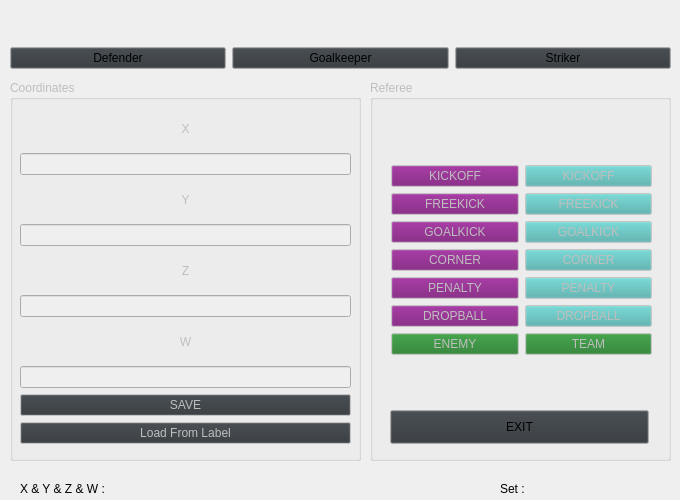
<?xml version="1.0" encoding="UTF-8"?>
<ui version="4.0">
 <class>Form</class>
 <widget class="QWidget" name="Form">
  <property name="enabled">
   <bool>true</bool>
  </property>
  <property name="geometry">
   <rect>
    <x>0</x>
    <y>0</y>
    <width>680</width>
    <height>500</height>
   </rect>
  </property>
  <property name="windowTitle">
   <string>Form</string>
  </property>
  <widget class="QGroupBox" name="referee">
   <property name="enabled">
    <bool>false</bool>
   </property>
   <property name="geometry">
    <rect>
     <x>370</x>
     <y>80</y>
     <width>301</width>
     <height>381</height>
    </rect>
   </property>
   <property name="title">
    <string>Referee</string>
   </property>
   <widget class="QWidget" name="layoutWidget">
    <property name="geometry">
     <rect>
      <x>21</x>
      <y>41</y>
      <width>261</width>
      <height>278</height>
     </rect>
    </property>
    <layout class="QVBoxLayout" name="verticalLayout">
     <item>
      <layout class="QGridLayout" name="gridLayout">
       <item row="3" column="0">
        <widget class="QPushButton" name="cornerBtnM">
         <property name="palette">
          <palette>
           <active>
            <colorrole role="Button">
             <brush brushstyle="SolidPattern">
              <color alpha="255">
               <red>120</red>
               <green>18</green>
               <blue>118</blue>
              </color>
             </brush>
            </colorrole>
           </active>
           <inactive>
            <colorrole role="Button">
             <brush brushstyle="SolidPattern">
              <color alpha="255">
               <red>120</red>
               <green>18</green>
               <blue>118</blue>
              </color>
             </brush>
            </colorrole>
           </inactive>
           <disabled>
            <colorrole role="Button">
             <brush brushstyle="SolidPattern">
              <color alpha="255">
               <red>120</red>
               <green>18</green>
               <blue>118</blue>
              </color>
             </brush>
            </colorrole>
           </disabled>
          </palette>
         </property>
         <property name="text">
          <string>CORNER</string>
         </property>
        </widget>
       </item>
       <item row="3" column="1">
        <widget class="QPushButton" name="cornerBtnC">
         <property name="palette">
          <palette>
           <active>
            <colorrole role="Button">
             <brush brushstyle="SolidPattern">
              <color alpha="255">
               <red>72</red>
               <green>175</green>
               <blue>172</blue>
              </color>
             </brush>
            </colorrole>
           </active>
           <inactive>
            <colorrole role="Button">
             <brush brushstyle="SolidPattern">
              <color alpha="255">
               <red>72</red>
               <green>175</green>
               <blue>172</blue>
              </color>
             </brush>
            </colorrole>
           </inactive>
           <disabled>
            <colorrole role="Button">
             <brush brushstyle="SolidPattern">
              <color alpha="255">
               <red>72</red>
               <green>175</green>
               <blue>172</blue>
              </color>
             </brush>
            </colorrole>
           </disabled>
          </palette>
         </property>
         <property name="text">
          <string>CORNER</string>
         </property>
        </widget>
       </item>
       <item row="1" column="1">
        <widget class="QPushButton" name="freekickBtnC">
         <property name="palette">
          <palette>
           <active>
            <colorrole role="Button">
             <brush brushstyle="SolidPattern">
              <color alpha="255">
               <red>72</red>
               <green>175</green>
               <blue>172</blue>
              </color>
             </brush>
            </colorrole>
           </active>
           <inactive>
            <colorrole role="Button">
             <brush brushstyle="SolidPattern">
              <color alpha="255">
               <red>72</red>
               <green>175</green>
               <blue>172</blue>
              </color>
             </brush>
            </colorrole>
           </inactive>
           <disabled>
            <colorrole role="Button">
             <brush brushstyle="SolidPattern">
              <color alpha="255">
               <red>72</red>
               <green>175</green>
               <blue>172</blue>
              </color>
             </brush>
            </colorrole>
           </disabled>
          </palette>
         </property>
         <property name="text">
          <string>FREEKICK</string>
         </property>
        </widget>
       </item>
       <item row="2" column="0">
        <widget class="QPushButton" name="goalkickBtnM">
         <property name="palette">
          <palette>
           <active>
            <colorrole role="Button">
             <brush brushstyle="SolidPattern">
              <color alpha="255">
               <red>120</red>
               <green>18</green>
               <blue>118</blue>
              </color>
             </brush>
            </colorrole>
           </active>
           <inactive>
            <colorrole role="Button">
             <brush brushstyle="SolidPattern">
              <color alpha="255">
               <red>120</red>
               <green>18</green>
               <blue>118</blue>
              </color>
             </brush>
            </colorrole>
           </inactive>
           <disabled>
            <colorrole role="Button">
             <brush brushstyle="SolidPattern">
              <color alpha="255">
               <red>120</red>
               <green>18</green>
               <blue>118</blue>
              </color>
             </brush>
            </colorrole>
           </disabled>
          </palette>
         </property>
         <property name="text">
          <string>GOALKICK</string>
         </property>
        </widget>
       </item>
       <item row="5" column="0">
        <widget class="QPushButton" name="dropballBtnM">
         <property name="palette">
          <palette>
           <active>
            <colorrole role="Button">
             <brush brushstyle="SolidPattern">
              <color alpha="255">
               <red>120</red>
               <green>18</green>
               <blue>118</blue>
              </color>
             </brush>
            </colorrole>
           </active>
           <inactive>
            <colorrole role="Button">
             <brush brushstyle="SolidPattern">
              <color alpha="255">
               <red>120</red>
               <green>18</green>
               <blue>118</blue>
              </color>
             </brush>
            </colorrole>
           </inactive>
           <disabled>
            <colorrole role="Button">
             <brush brushstyle="SolidPattern">
              <color alpha="255">
               <red>120</red>
               <green>18</green>
               <blue>118</blue>
              </color>
             </brush>
            </colorrole>
           </disabled>
          </palette>
         </property>
         <property name="text">
          <string>DROPBALL</string>
         </property>
        </widget>
       </item>
       <item row="4" column="0">
        <widget class="QPushButton" name="penaltyBtnM">
         <property name="palette">
          <palette>
           <active>
            <colorrole role="Button">
             <brush brushstyle="SolidPattern">
              <color alpha="255">
               <red>120</red>
               <green>18</green>
               <blue>118</blue>
              </color>
             </brush>
            </colorrole>
           </active>
           <inactive>
            <colorrole role="Button">
             <brush brushstyle="SolidPattern">
              <color alpha="255">
               <red>120</red>
               <green>18</green>
               <blue>118</blue>
              </color>
             </brush>
            </colorrole>
           </inactive>
           <disabled>
            <colorrole role="Button">
             <brush brushstyle="SolidPattern">
              <color alpha="255">
               <red>120</red>
               <green>18</green>
               <blue>118</blue>
              </color>
             </brush>
            </colorrole>
           </disabled>
          </palette>
         </property>
         <property name="text">
          <string>PENALTY</string>
         </property>
        </widget>
       </item>
       <item row="2" column="1">
        <widget class="QPushButton" name="goalkickBtnC">
         <property name="palette">
          <palette>
           <active>
            <colorrole role="Button">
             <brush brushstyle="SolidPattern">
              <color alpha="255">
               <red>72</red>
               <green>175</green>
               <blue>172</blue>
              </color>
             </brush>
            </colorrole>
           </active>
           <inactive>
            <colorrole role="Button">
             <brush brushstyle="SolidPattern">
              <color alpha="255">
               <red>72</red>
               <green>175</green>
               <blue>172</blue>
              </color>
             </brush>
            </colorrole>
           </inactive>
           <disabled>
            <colorrole role="Button">
             <brush brushstyle="SolidPattern">
              <color alpha="255">
               <red>72</red>
               <green>175</green>
               <blue>172</blue>
              </color>
             </brush>
            </colorrole>
           </disabled>
          </palette>
         </property>
         <property name="text">
          <string>GOALKICK</string>
         </property>
        </widget>
       </item>
       <item row="4" column="1">
        <widget class="QPushButton" name="penaltyBtnC">
         <property name="palette">
          <palette>
           <active>
            <colorrole role="Button">
             <brush brushstyle="SolidPattern">
              <color alpha="255">
               <red>72</red>
               <green>175</green>
               <blue>172</blue>
              </color>
             </brush>
            </colorrole>
           </active>
           <inactive>
            <colorrole role="Button">
             <brush brushstyle="SolidPattern">
              <color alpha="255">
               <red>72</red>
               <green>175</green>
               <blue>172</blue>
              </color>
             </brush>
            </colorrole>
           </inactive>
           <disabled>
            <colorrole role="Button">
             <brush brushstyle="SolidPattern">
              <color alpha="255">
               <red>72</red>
               <green>175</green>
               <blue>172</blue>
              </color>
             </brush>
            </colorrole>
           </disabled>
          </palette>
         </property>
         <property name="text">
          <string>PENALTY</string>
         </property>
        </widget>
       </item>
       <item row="0" column="1">
        <widget class="QPushButton" name="kickoffBtnC">
         <property name="palette">
          <palette>
           <active>
            <colorrole role="Button">
             <brush brushstyle="SolidPattern">
              <color alpha="255">
               <red>72</red>
               <green>175</green>
               <blue>172</blue>
              </color>
             </brush>
            </colorrole>
           </active>
           <inactive>
            <colorrole role="Button">
             <brush brushstyle="SolidPattern">
              <color alpha="255">
               <red>72</red>
               <green>175</green>
               <blue>172</blue>
              </color>
             </brush>
            </colorrole>
           </inactive>
           <disabled>
            <colorrole role="Button">
             <brush brushstyle="SolidPattern">
              <color alpha="255">
               <red>72</red>
               <green>175</green>
               <blue>172</blue>
              </color>
             </brush>
            </colorrole>
           </disabled>
          </palette>
         </property>
         <property name="text">
          <string>KICKOFF</string>
         </property>
        </widget>
       </item>
       <item row="5" column="1">
        <widget class="QPushButton" name="dropballBtnC">
         <property name="palette">
          <palette>
           <active>
            <colorrole role="Button">
             <brush brushstyle="SolidPattern">
              <color alpha="255">
               <red>72</red>
               <green>175</green>
               <blue>172</blue>
              </color>
             </brush>
            </colorrole>
           </active>
           <inactive>
            <colorrole role="Button">
             <brush brushstyle="SolidPattern">
              <color alpha="255">
               <red>72</red>
               <green>175</green>
               <blue>172</blue>
              </color>
             </brush>
            </colorrole>
           </inactive>
           <disabled>
            <colorrole role="Button">
             <brush brushstyle="SolidPattern">
              <color alpha="255">
               <red>72</red>
               <green>175</green>
               <blue>172</blue>
              </color>
             </brush>
            </colorrole>
           </disabled>
          </palette>
         </property>
         <property name="text">
          <string>DROPBALL</string>
         </property>
        </widget>
       </item>
       <item row="0" column="0">
        <widget class="QPushButton" name="kickoffBtnM">
         <property name="palette">
          <palette>
           <active>
            <colorrole role="Button">
             <brush brushstyle="SolidPattern">
              <color alpha="255">
               <red>120</red>
               <green>18</green>
               <blue>118</blue>
              </color>
             </brush>
            </colorrole>
           </active>
           <inactive>
            <colorrole role="Button">
             <brush brushstyle="SolidPattern">
              <color alpha="255">
               <red>120</red>
               <green>18</green>
               <blue>118</blue>
              </color>
             </brush>
            </colorrole>
           </inactive>
           <disabled>
            <colorrole role="Button">
             <brush brushstyle="SolidPattern">
              <color alpha="255">
               <red>120</red>
               <green>18</green>
               <blue>118</blue>
              </color>
             </brush>
            </colorrole>
           </disabled>
          </palette>
         </property>
         <property name="autoFillBackground">
          <bool>false</bool>
         </property>
         <property name="styleSheet">
          <string notr="true"/>
         </property>
         <property name="text">
          <string>KICKOFF</string>
         </property>
        </widget>
       </item>
       <item row="1" column="0">
        <widget class="QPushButton" name="freekickBtnM">
         <property name="palette">
          <palette>
           <active>
            <colorrole role="Button">
             <brush brushstyle="SolidPattern">
              <color alpha="255">
               <red>120</red>
               <green>18</green>
               <blue>118</blue>
              </color>
             </brush>
            </colorrole>
           </active>
           <inactive>
            <colorrole role="Button">
             <brush brushstyle="SolidPattern">
              <color alpha="255">
               <red>120</red>
               <green>18</green>
               <blue>118</blue>
              </color>
             </brush>
            </colorrole>
           </inactive>
           <disabled>
            <colorrole role="Button">
             <brush brushstyle="SolidPattern">
              <color alpha="255">
               <red>120</red>
               <green>18</green>
               <blue>118</blue>
              </color>
             </brush>
            </colorrole>
           </disabled>
          </palette>
         </property>
         <property name="text">
          <string>FREEKICK</string>
         </property>
        </widget>
       </item>
       <item row="6" column="0">
        <widget class="QPushButton" name="enemy">
         <property name="enabled">
          <bool>false</bool>
         </property>
         <property name="palette">
          <palette>
           <active>
            <colorrole role="Button">
             <brush brushstyle="SolidPattern">
              <color alpha="255">
               <red>28</red>
               <green>120</green>
               <blue>36</blue>
              </color>
             </brush>
            </colorrole>
           </active>
           <inactive>
            <colorrole role="Button">
             <brush brushstyle="SolidPattern">
              <color alpha="255">
               <red>28</red>
               <green>120</green>
               <blue>36</blue>
              </color>
             </brush>
            </colorrole>
           </inactive>
           <disabled>
            <colorrole role="Button">
             <brush brushstyle="SolidPattern">
              <color alpha="255">
               <red>28</red>
               <green>120</green>
               <blue>36</blue>
              </color>
             </brush>
            </colorrole>
           </disabled>
          </palette>
         </property>
         <property name="text">
          <string>ENEMY</string>
         </property>
        </widget>
       </item>
       <item row="6" column="1">
        <widget class="QPushButton" name="team">
         <property name="enabled">
          <bool>false</bool>
         </property>
         <property name="palette">
          <palette>
           <active>
            <colorrole role="Button">
             <brush brushstyle="SolidPattern">
              <color alpha="255">
               <red>28</red>
               <green>120</green>
               <blue>36</blue>
              </color>
             </brush>
            </colorrole>
           </active>
           <inactive>
            <colorrole role="Button">
             <brush brushstyle="SolidPattern">
              <color alpha="255">
               <red>28</red>
               <green>120</green>
               <blue>36</blue>
              </color>
             </brush>
            </colorrole>
           </inactive>
           <disabled>
            <colorrole role="Button">
             <brush brushstyle="SolidPattern">
              <color alpha="255">
               <red>28</red>
               <green>120</green>
               <blue>36</blue>
              </color>
             </brush>
            </colorrole>
           </disabled>
          </palette>
         </property>
         <property name="text">
          <string>TEAM</string>
         </property>
        </widget>
       </item>
      </layout>
     </item>
    </layout>
   </widget>
  </widget>
  <widget class="QLabel" name="xy_coor">
   <property name="geometry">
    <rect>
     <x>20</x>
     <y>480</y>
     <width>351</width>
     <height>18</height>
    </rect>
   </property>
   <property name="text">
    <string>X &amp; Y &amp; Z &amp; W : </string>
   </property>
  </widget>
  <widget class="QGroupBox" name="coordinates">
   <property name="enabled">
    <bool>false</bool>
   </property>
   <property name="geometry">
    <rect>
     <x>10</x>
     <y>80</y>
     <width>351</width>
     <height>381</height>
    </rect>
   </property>
   <property name="title">
    <string>Coordinates</string>
   </property>
   <widget class="QWidget" name="layoutWidget">
    <property name="geometry">
     <rect>
      <x>10</x>
      <y>30</y>
      <width>331</width>
      <height>334</height>
     </rect>
    </property>
    <layout class="QVBoxLayout" name="verticalLayout_19">
     <item>
      <layout class="QVBoxLayout" name="verticalLayout_13">
       <item>
        <layout class="QVBoxLayout" name="verticalLayout_2">
         <item>
          <widget class="QLabel" name="label">
           <property name="text">
            <string>X</string>
           </property>
           <property name="alignment">
            <set>Qt::AlignCenter</set>
           </property>
          </widget>
         </item>
         <item>
          <widget class="QLineEdit" name="x">
           <property name="alignment">
            <set>Qt::AlignCenter</set>
           </property>
          </widget>
         </item>
        </layout>
       </item>
       <item>
        <layout class="QVBoxLayout" name="verticalLayout_10">
         <item>
          <widget class="QLabel" name="label_9">
           <property name="text">
            <string>Y</string>
           </property>
           <property name="alignment">
            <set>Qt::AlignCenter</set>
           </property>
          </widget>
         </item>
         <item>
          <widget class="QLineEdit" name="y">
           <property name="alignment">
            <set>Qt::AlignCenter</set>
           </property>
          </widget>
         </item>
        </layout>
       </item>
       <item>
        <layout class="QVBoxLayout" name="verticalLayout_11">
         <item>
          <widget class="QLabel" name="label_10">
           <property name="text">
            <string>Z</string>
           </property>
           <property name="alignment">
            <set>Qt::AlignCenter</set>
           </property>
          </widget>
         </item>
         <item>
          <widget class="QLineEdit" name="z">
           <property name="alignment">
            <set>Qt::AlignCenter</set>
           </property>
          </widget>
         </item>
        </layout>
       </item>
       <item>
        <layout class="QVBoxLayout" name="verticalLayout_12">
         <item>
          <widget class="QLabel" name="label_11">
           <property name="text">
            <string>W</string>
           </property>
           <property name="alignment">
            <set>Qt::AlignCenter</set>
           </property>
          </widget>
         </item>
         <item>
          <widget class="QLineEdit" name="w">
           <property name="alignment">
            <set>Qt::AlignCenter</set>
           </property>
          </widget>
         </item>
        </layout>
       </item>
      </layout>
     </item>
     <item>
      <widget class="QPushButton" name="save">
       <property name="palette">
        <palette>
         <active>
          <colorrole role="Button">
           <brush brushstyle="SolidPattern">
            <color alpha="255">
             <red>49</red>
             <green>54</green>
             <blue>59</blue>
            </color>
           </brush>
          </colorrole>
         </active>
         <inactive>
          <colorrole role="Button">
           <brush brushstyle="SolidPattern">
            <color alpha="255">
             <red>49</red>
             <green>54</green>
             <blue>59</blue>
            </color>
           </brush>
          </colorrole>
         </inactive>
         <disabled>
          <colorrole role="Button">
           <brush brushstyle="SolidPattern">
            <color alpha="255">
             <red>49</red>
             <green>54</green>
             <blue>59</blue>
            </color>
           </brush>
          </colorrole>
         </disabled>
        </palette>
       </property>
       <property name="text">
        <string>SAVE</string>
       </property>
      </widget>
     </item>
     <item>
      <widget class="QPushButton" name="load">
       <property name="palette">
        <palette>
         <active>
          <colorrole role="Button">
           <brush brushstyle="SolidPattern">
            <color alpha="255">
             <red>49</red>
             <green>54</green>
             <blue>59</blue>
            </color>
           </brush>
          </colorrole>
         </active>
         <inactive>
          <colorrole role="Button">
           <brush brushstyle="SolidPattern">
            <color alpha="255">
             <red>49</red>
             <green>54</green>
             <blue>59</blue>
            </color>
           </brush>
          </colorrole>
         </inactive>
         <disabled>
          <colorrole role="Button">
           <brush brushstyle="SolidPattern">
            <color alpha="255">
             <red>49</red>
             <green>54</green>
             <blue>59</blue>
            </color>
           </brush>
          </colorrole>
         </disabled>
        </palette>
       </property>
       <property name="text">
        <string>Load From Label</string>
       </property>
      </widget>
     </item>
    </layout>
   </widget>
  </widget>
  <widget class="QPushButton" name="exit">
   <property name="geometry">
    <rect>
     <x>390</x>
     <y>410</y>
     <width>259</width>
     <height>34</height>
    </rect>
   </property>
   <property name="palette">
    <palette>
     <active>
      <colorrole role="Button">
       <brush brushstyle="SolidPattern">
        <color alpha="255">
         <red>49</red>
         <green>54</green>
         <blue>59</blue>
        </color>
       </brush>
      </colorrole>
     </active>
     <inactive>
      <colorrole role="Button">
       <brush brushstyle="SolidPattern">
        <color alpha="255">
         <red>49</red>
         <green>54</green>
         <blue>59</blue>
        </color>
       </brush>
      </colorrole>
     </inactive>
     <disabled>
      <colorrole role="Button">
       <brush brushstyle="SolidPattern">
        <color alpha="255">
         <red>49</red>
         <green>54</green>
         <blue>59</blue>
        </color>
       </brush>
      </colorrole>
     </disabled>
    </palette>
   </property>
   <property name="text">
    <string>EXIT</string>
   </property>
  </widget>
  <widget class="QLabel" name="set">
   <property name="geometry">
    <rect>
     <x>500</x>
     <y>480</y>
     <width>181</width>
     <height>18</height>
    </rect>
   </property>
   <property name="text">
    <string>Set : </string>
   </property>
  </widget>
  <widget class="QWidget" name="layoutWidget">
   <property name="geometry">
    <rect>
     <x>10</x>
     <y>40</y>
     <width>661</width>
     <height>36</height>
    </rect>
   </property>
   <layout class="QHBoxLayout" name="horizontalLayout">
    <item>
     <widget class="QPushButton" name="defender">
      <property name="palette">
       <palette>
        <active>
         <colorrole role="Button">
          <brush brushstyle="SolidPattern">
           <color alpha="255">
            <red>49</red>
            <green>54</green>
            <blue>59</blue>
           </color>
          </brush>
         </colorrole>
        </active>
        <inactive>
         <colorrole role="Button">
          <brush brushstyle="SolidPattern">
           <color alpha="255">
            <red>49</red>
            <green>54</green>
            <blue>59</blue>
           </color>
          </brush>
         </colorrole>
        </inactive>
        <disabled>
         <colorrole role="Button">
          <brush brushstyle="SolidPattern">
           <color alpha="255">
            <red>49</red>
            <green>54</green>
            <blue>59</blue>
           </color>
          </brush>
         </colorrole>
        </disabled>
       </palette>
      </property>
      <property name="text">
       <string>Defender</string>
      </property>
     </widget>
    </item>
    <item>
     <widget class="QPushButton" name="goalkeeper">
      <property name="palette">
       <palette>
        <active>
         <colorrole role="Button">
          <brush brushstyle="SolidPattern">
           <color alpha="255">
            <red>49</red>
            <green>54</green>
            <blue>59</blue>
           </color>
          </brush>
         </colorrole>
        </active>
        <inactive>
         <colorrole role="Button">
          <brush brushstyle="SolidPattern">
           <color alpha="255">
            <red>49</red>
            <green>54</green>
            <blue>59</blue>
           </color>
          </brush>
         </colorrole>
        </inactive>
        <disabled>
         <colorrole role="Button">
          <brush brushstyle="SolidPattern">
           <color alpha="255">
            <red>49</red>
            <green>54</green>
            <blue>59</blue>
           </color>
          </brush>
         </colorrole>
        </disabled>
       </palette>
      </property>
      <property name="text">
       <string>Goalkeeper</string>
      </property>
     </widget>
    </item>
    <item>
     <widget class="QPushButton" name="striker">
      <property name="enabled">
       <bool>true</bool>
      </property>
      <property name="palette">
       <palette>
        <active>
         <colorrole role="Button">
          <brush brushstyle="SolidPattern">
           <color alpha="255">
            <red>49</red>
            <green>54</green>
            <blue>59</blue>
           </color>
          </brush>
         </colorrole>
        </active>
        <inactive>
         <colorrole role="Button">
          <brush brushstyle="SolidPattern">
           <color alpha="255">
            <red>49</red>
            <green>54</green>
            <blue>59</blue>
           </color>
          </brush>
         </colorrole>
        </inactive>
        <disabled>
         <colorrole role="Button">
          <brush brushstyle="SolidPattern">
           <color alpha="255">
            <red>49</red>
            <green>54</green>
            <blue>59</blue>
           </color>
          </brush>
         </colorrole>
        </disabled>
       </palette>
      </property>
      <property name="text">
       <string>Striker</string>
      </property>
     </widget>
    </item>
   </layout>
  </widget>
 </widget>
 <resources/>
 <connections/>
</ui>
